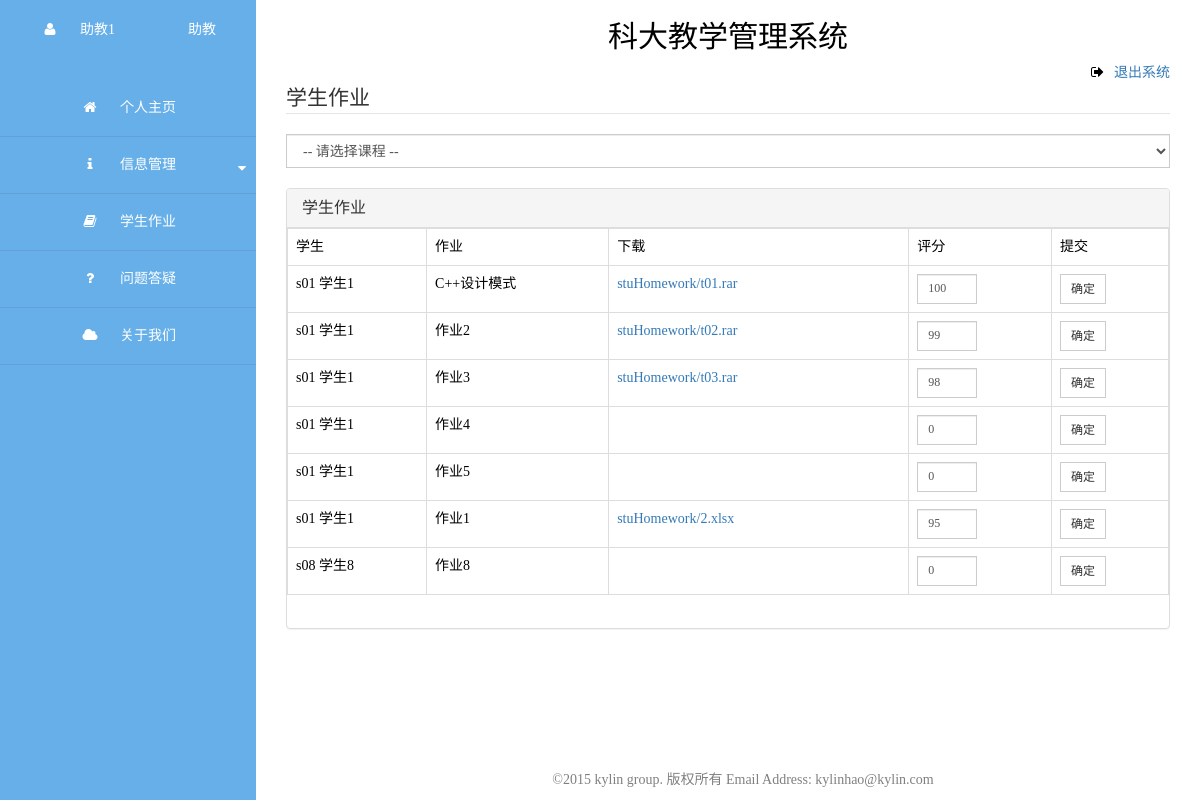
Page /assistant/homework/ (signed in) on the committed database.
### ustcjxxt/models.py (models this page shows, shortened)
class Assistant(models.Model):
    astId = models.CharField(u'工号', max_length=30, primary_key=True)
    password = models.CharField(u'密码', max_length=60)
    name = models.CharField(u'姓名', max_length=30)
    age = models.IntegerField(u'年龄', blank=True)
    sex = models.CharField(u'性别', max_length=1, choices=sexType, blank=True)
    address = models.CharField(u'地址', max_length=60, blank=True)
    email = models.EmailField(u'邮箱', blank=True)
    headPic = models.ImageField(u'头像', upload_to='teaPic/', blank=True)
    beginTime = models.DateField(u'开始时间')
    endTime = models.DateField(u'结束时间')
    class Meta:
        db_table = 'db_assistant'
        verbose_name_plural = u'助教'
    def __unicode__(self):
        return u'%s %s' % (self.astId, self.name)

class Course(models.Model):
    courseId = models.CharField(u'课程号', max_length=30, primary_key=True)
    name = models.CharField(u'姓名', max_length=60)
    beginTime = models.DateField(u'开始时间', blank=True)
    endTime = models.DateField(u'结束时间', blank=True)
    classTime = models.CharField(u'上课时间', max_length=30)
    classroom = models.CharField(u'教室', max_length=30)
    examTime = models.CharField(u'考试时间', max_length=100, blank=True)
    ps = models.TextField(u'备注')
    class Meta:
        db_table = 'db_course'
        ordering = ["courseId"]
        verbose_name_plural = u'课程'
    def __unicode__(self):
        return u'%s %s' % (self.courseId, self.name)

class StuHomework(models.Model):
    score = models.IntegerField(u'成绩', blank=True)
    attachment = models.FileField(u'附件', upload_to="stuHomework/", blank=True)
    stuId = models.ForeignKey(Student, verbose_name=u'学生学号')
    homeworkId = models.OneToOneField(TeaHomework, verbose_name=u'作业')
    class Meta:
        db_table = 'db_student_homework'
        verbose_name_plural = u'提交作业'

class Student(models.Model):
    stuId = models.CharField(u'学号', max_length=20, primary_key=True)
    password = models.CharField(u'密码', max_length=60)
    name = models.CharField(u'姓名', max_length=30)
    age = models.IntegerField(u'年龄', blank=True)
    sex = models.CharField(u'性别', max_length=1, choices=sexType, blank=True)
    address = models.CharField(u'地址', max_length=60, blank=True)
    email = models.EmailField(u'邮箱', blank=True)
    headPic = models.ImageField(u'头像', upload_to='stuPic/', blank=True)
    class Meta:
        db_table = 'db_student'
        verbose_name_plural = u'学生'
        ordering = ["stuId"]
    def __unicode__(self):
        return u'%s %s' % (self.stuId, self.name)

class TeaHomework(models.Model):
    title = models.CharField(u'作业', max_length=100)
    content = models.TextField(u'内容', blank=True)
    attachment = models.FileField(u'附件', upload_to="teaHomework/", blank=True)
    courseId = models.ForeignKey(Course, verbose_name=u'课程号')
    teaId = models.ForeignKey(Teacher, verbose_name=u'教师工号')
    class Meta:
        db_table = 'db_teacher_homework'
        verbose_name_plural = u'布置作业'
    def __unicode__(self):
        return u'%s %s' % (self.id, self.title)

### ustcjxxt/views.py (the view, shortened to what this page needs)
# urls.py: url(r'^assistant/homework/$', 'ustcjxxt.views.ast_homework'),
def ast_homework(req):
    user_id = req.session.get('user_id', 'null')
    print user_id
    print 'ast_homework'
    if user_id == 'null':
        return HttpResponseRedirect('/')
    user = get_user(user_id, 'assistant')
    tac_list = TACourse.objects.filter(astId=user_id).order_by('courseId', 'teaId')
    for tac in tac_list:
        print u'%s %s %s' % (tac.courseId, tac.teaId, tac.astId)
    i = 0
    length = len(tac_list)
    tc_list = []
    sh_list = []
    th_list = []
    while i < length:
        t_list = []
        t_list.append(tac_list[i].teaId)
        j = i + 1
        while j < length:
            if tac_list[j].courseId == tac_list[i].courseId:
                t_list.append(tac_list[j].teaId)
                j = j + 1
            else:
                break
        tc_list.append([tac_list[i].courseId, t_list])
        th_es = TeaHomework.objects.filter(courseId=tac_list[i].courseId)
        for th in th_es:
            th_list.append([tac_list[i].courseId, th])
        i = j
    print th_list
    for th in th_list:
        sh = StuHomework.objects.get(homeworkId=th[1].id)
        sh_list.append([th[0], sh])
    return render_to_response('assistant/homework.html', {"user": user[0], "tc_list": tc_list, "sh_list": sh_list})

### ustcjxxt/models.py (called while the page is built)
    def __unicode__(self):
        return u'%s %s' % (self.teaId, self.name)

### ustcjxxt/views.py (called while the page is built)
def get_user(user_id, role_type):
    if role_type == 'student':
        user = Student.objects.filter(stuId=user_id)
    elif role_type == 'teacher':
        user = Teacher.objects.filter(teaId=user_id)
    elif role_type == 'assistant':
        user = Assistant.objects.filter(astId=user_id)
    else:
        user = 0
    return user

### templates/assistant/homework.html (shortened to what this page needs)
{% extends 'assistant/ast-main.html' %}
{% block content %}
    <fieldset>
        <legend>学生作业</legend>
        <select id="course-select" class="form-control" onchange="show()">
            <option>--&nbsp;请选择课程&nbsp;--</option>
        </select>
        <br>
        <div class="panel panel-default">
            <div class="panel-heading">
                <h3 class="panel-title">学生作业</h3>
            </div>
            <div style="height: 400px;overflow:auto;">
                <table class="table table-bordered table-hover">
                    <tr class="item">
                        <td>学生</td>
                        <td>作业</td>
                        <td>下载</td>
                        <td>评分</td>
                        <td>提交</td>
                    </tr>
                    {% for sh in sh_list %}
                        <tr class="item{{ sh.0.courseId }}">
                            <td>{{ sh.1.stuId }}</td>
                            <td>{{ sh.1.homeworkId.title }}</td>
                            <td style="width: 300px">
                                <a href="/upload/{{ sh.1.attachment.name }}">{{ sh.1.attachment.name }}</a>
                            </td>
                            <form method="post" class="form" role="form">
                                <td>
                                    <input name="score" class="form-control input-sm" type="text"
                                           value={{ sh.1.score }}>
                                </td>
                                <td>
                                    <button type="submit" class="btn btn-default  btn-sm">确定</button>
                                </td>
                            </form>
                        </tr>
                    {% endfor %}
                </table>
            </div>
        </div>
    </fieldset>
{% endblock %}

### templates/assistant/ast-main.html (shortened to what this page needs)
<!DOCTYPE html>
<html>
<head lang="en">
    <link rel="stylesheet" href="/static/css/bootstrap.min.css">
    <link rel="stylesheet" href="/static/css/main.css">
    <link rel="stylesheet" href="/static/css/font-awesome.min.css">
</head>
<body>
<div class="sidebar-menu">
    <div class="header">
        <div class="logo"><a><i class="fa fa-user icon-setting"></i>{{ user.name }}</a></div>
        <div class="sidebar-hide"><a></i>助教</a></div>
    </div>
    <div>
        <ul class="main-menu ">
            <li class="active">
                <a href="/assistant/" target=""><i class="fa fa-home icon-setting"></i>个人主页</a>
            </li>
            <li class="second-menu" id ="second-menu1">
                <a href="javascript:void(0)">
                    <i class="fa fa-info  icon-setting"></i>信息管理
                    <i class="fa fa-caret-down icon-more"></i>
                </a>
            </li>
            <li>
                <a href="/assistant/homework/" target=""><i class="fa fa-book icon-setting"></i>学生作业</a>
            </li>
            <li>
                <a href="/assistant/question/" target=""><i class="fa fa-question icon-setting"></i>问题答疑</a>
            </li>
            <li>
                <a href="/assistant/about-us/" target=""><i class="fa fa-cloud icon-setting"></i>关于我们</a>
            </li>
        </ul>
    </div>
</div>
<div class="main-content">
    <div style="text-align: center; ">
        <h2>科大教学管理系统</h2>
    </div>
    <div class="pull-right">
        <i class="fa fa-sign-out" style="padding-right: 10px"></i><a href="/logout/">退出系统</a>
    </div>
    <div class="main-show">
        {% block content %}
        {% endblock %}
    </div>
    <div class="footer">
        &copy;2015 kylin group. 版权所有 Email Address: kylinhao@kylin.com
    </div>
</div>
</body>
</html>

### static/css/main.css (style rules this page uses)
body { font-family: "Microsoft YaHei"; color: black; min-width: 1000px; }
.sidebar-menu { position: absolute; width: 256px; left: 0; top: 0; bottom: 0; background-color: #66afe9; }
.header { color: white; padding-top: 20px; height: 60px; }
.logo { padding-left: 40px; float: left; }
.sidebar-hide { padding-right: 40px; float: right; }
.main-menu { padding: 0; margin-top: 20px; }
.main-menu li { text-align: center; padding: 0; margin: 0; line-height: 56px; list-style-type: none; position: relative; border-bottom: 1px solid #669ed8; }
li a, .header a { color: white; width: 256px; }
.icon-setting { padding-right: 20px; text-align: center; width: 40px; color: white; }
.icon-more { position: absolute; right: 10px; color: white; padding-top: 24px; }
.main-content { margin-left: 286px; margin-right: 30px; margin-top: 0; }
.main-show { min-height: 540px; padding-top: 20px; }
.form-control { border-radius: 0; }
.btn { border-radius: 0; }
.footer { position: fixed; text-align: center; left: 286px; right: 0; bottom: 10px; margin-left: auto; margin-right: auto; color: gray; }

### templates/assistant/homework.html (style rules this page uses)
input[type=text] { width: 60px; display: inline-block; }

### rows in the picture
Assistant: name "助教1"
Course: name "s01 学生1", title "C++设计模式", attachment "stuHomework/t01.rar", score "100", title "作业2", attachment "stuHomework/t02.rar", score "99", title "作业3", attachment "stuHomework/t03.rar", score "98", title "作业4", score "0", title "作业5", title "作业1", attachment "stuHomework/2.xlsx", score "95"
Course: name "s08 学生8", title "作业8", score "0"
